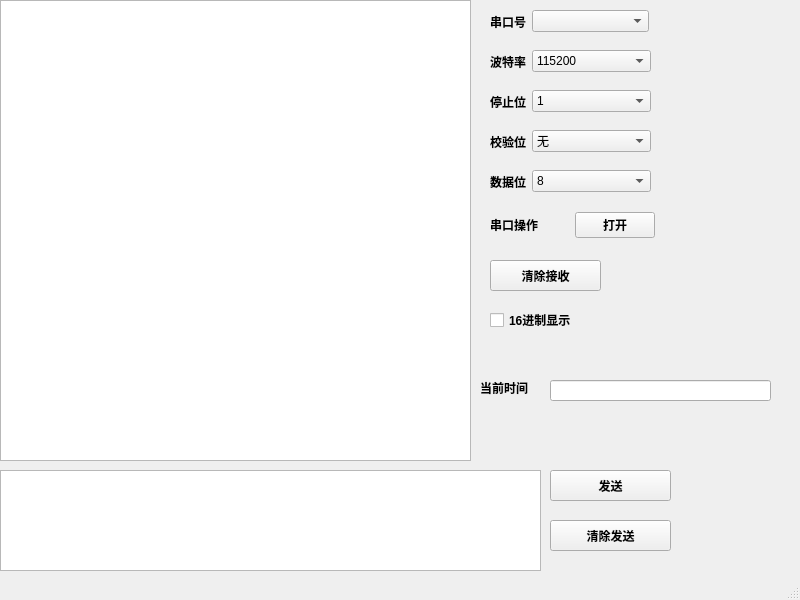
<?xml version="1.0" encoding="UTF-8"?>
<ui version="4.0">
 <class>MainWindow</class>
 <widget class="QMainWindow" name="MainWindow">
  <property name="geometry">
   <rect>
    <x>0</x>
    <y>0</y>
    <width>800</width>
    <height>600</height>
   </rect>
  </property>
  <property name="windowTitle">
   <string>MainWindow</string>
  </property>
  <widget class="QWidget" name="centralwidget">
   <widget class="QTextEdit" name="text_rev">
    <property name="geometry">
     <rect>
      <x>0</x>
      <y>0</y>
      <width>471</width>
      <height>461</height>
     </rect>
    </property>
   </widget>
   <widget class="QTextEdit" name="text_send">
    <property name="geometry">
     <rect>
      <x>0</x>
      <y>470</y>
      <width>541</width>
      <height>101</height>
     </rect>
    </property>
   </widget>
   <widget class="QPushButton" name="btn_send">
    <property name="geometry">
     <rect>
      <x>550</x>
      <y>470</y>
      <width>121</width>
      <height>31</height>
     </rect>
    </property>
    <property name="font">
     <font>
      <weight>75</weight>
      <bold>true</bold>
     </font>
    </property>
    <property name="text">
     <string>发送</string>
    </property>
   </widget>
   <widget class="QPushButton" name="btn_clean">
    <property name="geometry">
     <rect>
      <x>550</x>
      <y>520</y>
      <width>121</width>
      <height>31</height>
     </rect>
    </property>
    <property name="font">
     <font>
      <weight>75</weight>
      <bold>true</bold>
     </font>
    </property>
    <property name="text">
     <string>清除发送</string>
    </property>
   </widget>
   <widget class="QPushButton" name="btn_rev_clean">
    <property name="geometry">
     <rect>
      <x>490</x>
      <y>260</y>
      <width>111</width>
      <height>31</height>
     </rect>
    </property>
    <property name="font">
     <font>
      <weight>75</weight>
      <bold>true</bold>
     </font>
    </property>
    <property name="text">
     <string>清除接收</string>
    </property>
   </widget>
   <widget class="QWidget" name="layoutWidget">
    <property name="geometry">
     <rect>
      <x>490</x>
      <y>170</y>
      <width>161</width>
      <height>23</height>
     </rect>
    </property>
    <layout class="QHBoxLayout" name="horizontalLayout_6">
     <item>
      <widget class="QLabel" name="serial_data">
       <property name="sizePolicy">
        <sizepolicy hsizetype="Preferred" vsizetype="Preferred">
         <horstretch>0</horstretch>
         <verstretch>1</verstretch>
        </sizepolicy>
       </property>
       <property name="font">
        <font>
         <weight>75</weight>
         <bold>true</bold>
        </font>
       </property>
       <property name="text">
        <string>数据位</string>
       </property>
      </widget>
     </item>
     <item>
      <widget class="QComboBox" name="cboxdata">
       <property name="sizePolicy">
        <sizepolicy hsizetype="Preferred" vsizetype="Fixed">
         <horstretch>1</horstretch>
         <verstretch>1</verstretch>
        </sizepolicy>
       </property>
       <item>
        <property name="text">
         <string>8</string>
        </property>
       </item>
       <item>
        <property name="text">
         <string>5</string>
        </property>
       </item>
       <item>
        <property name="text">
         <string>6</string>
        </property>
       </item>
       <item>
        <property name="text">
         <string>7</string>
        </property>
       </item>
      </widget>
     </item>
    </layout>
   </widget>
   <widget class="QCheckBox" name="checkBox_16bin">
    <property name="geometry">
     <rect>
      <x>490</x>
      <y>310</y>
      <width>111</width>
      <height>20</height>
     </rect>
    </property>
    <property name="font">
     <font>
      <weight>75</weight>
      <bold>true</bold>
     </font>
    </property>
    <property name="text">
     <string>16进制显示</string>
    </property>
   </widget>
   <widget class="QLineEdit" name="time_show">
    <property name="geometry">
     <rect>
      <x>550</x>
      <y>380</y>
      <width>221</width>
      <height>21</height>
     </rect>
    </property>
   </widget>
   <widget class="QLabel" name="labeltime">
    <property name="geometry">
     <rect>
      <x>480</x>
      <y>380</y>
      <width>72</width>
      <height>16</height>
     </rect>
    </property>
    <property name="font">
     <font>
      <weight>75</weight>
      <bold>true</bold>
     </font>
    </property>
    <property name="text">
     <string>当前时间</string>
    </property>
   </widget>
   <widget class="QWidget" name="">
    <property name="geometry">
     <rect>
      <x>490</x>
      <y>10</y>
      <width>159</width>
      <height>23</height>
     </rect>
    </property>
    <layout class="QHBoxLayout" name="horizontalLayout">
     <item>
      <widget class="QLabel" name="serial_port">
       <property name="font">
        <font>
         <weight>75</weight>
         <bold>true</bold>
        </font>
       </property>
       <property name="text">
        <string>串口号</string>
       </property>
      </widget>
     </item>
     <item>
      <widget class="QComboBox" name="cboxport">
       <property name="sizePolicy">
        <sizepolicy hsizetype="Preferred" vsizetype="Fixed">
         <horstretch>1</horstretch>
         <verstretch>0</verstretch>
        </sizepolicy>
       </property>
      </widget>
     </item>
    </layout>
   </widget>
   <widget class="QWidget" name="">
    <property name="geometry">
     <rect>
      <x>490</x>
      <y>50</y>
      <width>161</width>
      <height>23</height>
     </rect>
    </property>
    <layout class="QHBoxLayout" name="horizontalLayout_2">
     <item>
      <widget class="QLabel" name="serial_baund">
       <property name="font">
        <font>
         <weight>75</weight>
         <bold>true</bold>
        </font>
       </property>
       <property name="text">
        <string>波特率</string>
       </property>
      </widget>
     </item>
     <item>
      <widget class="QComboBox" name="cboxbaund">
       <property name="sizePolicy">
        <sizepolicy hsizetype="Preferred" vsizetype="Fixed">
         <horstretch>1</horstretch>
         <verstretch>0</verstretch>
        </sizepolicy>
       </property>
       <item>
        <property name="text">
         <string>115200</string>
        </property>
       </item>
       <item>
        <property name="text">
         <string>9600</string>
        </property>
       </item>
       <item>
        <property name="text">
         <string>19200</string>
        </property>
       </item>
      </widget>
     </item>
    </layout>
   </widget>
   <widget class="QWidget" name="">
    <property name="geometry">
     <rect>
      <x>490</x>
      <y>90</y>
      <width>161</width>
      <height>23</height>
     </rect>
    </property>
    <layout class="QHBoxLayout" name="horizontalLayout_3">
     <item>
      <widget class="QLabel" name="serial_stop">
       <property name="font">
        <font>
         <weight>75</weight>
         <bold>true</bold>
        </font>
       </property>
       <property name="text">
        <string>停止位</string>
       </property>
      </widget>
     </item>
     <item>
      <widget class="QComboBox" name="cboxstop">
       <property name="sizePolicy">
        <sizepolicy hsizetype="Preferred" vsizetype="Fixed">
         <horstretch>1</horstretch>
         <verstretch>0</verstretch>
        </sizepolicy>
       </property>
       <item>
        <property name="text">
         <string>1</string>
        </property>
       </item>
       <item>
        <property name="text">
         <string>1.5</string>
        </property>
       </item>
       <item>
        <property name="text">
         <string>2</string>
        </property>
       </item>
      </widget>
     </item>
    </layout>
   </widget>
   <widget class="QWidget" name="">
    <property name="geometry">
     <rect>
      <x>490</x>
      <y>130</y>
      <width>161</width>
      <height>23</height>
     </rect>
    </property>
    <layout class="QHBoxLayout" name="horizontalLayout_4">
     <item>
      <widget class="QLabel" name="serial_parity">
       <property name="font">
        <font>
         <weight>75</weight>
         <bold>true</bold>
        </font>
       </property>
       <property name="text">
        <string>校验位</string>
       </property>
      </widget>
     </item>
     <item>
      <widget class="QComboBox" name="cboxparity">
       <property name="sizePolicy">
        <sizepolicy hsizetype="Preferred" vsizetype="Fixed">
         <horstretch>1</horstretch>
         <verstretch>0</verstretch>
        </sizepolicy>
       </property>
       <item>
        <property name="text">
         <string>无</string>
        </property>
       </item>
       <item>
        <property name="text">
         <string>奇校验</string>
        </property>
       </item>
       <item>
        <property name="text">
         <string>偶校验</string>
        </property>
       </item>
      </widget>
     </item>
    </layout>
   </widget>
   <widget class="QWidget" name="">
    <property name="geometry">
     <rect>
      <x>490</x>
      <y>210</y>
      <width>165</width>
      <height>30</height>
     </rect>
    </property>
    <layout class="QHBoxLayout" name="horizontalLayout_5">
     <item>
      <widget class="QLabel" name="serial_open">
       <property name="font">
        <font>
         <weight>75</weight>
         <bold>true</bold>
        </font>
       </property>
       <property name="text">
        <string>串口操作</string>
       </property>
      </widget>
     </item>
     <item>
      <widget class="QPushButton" name="btn_open">
       <property name="font">
        <font>
         <weight>75</weight>
         <bold>true</bold>
        </font>
       </property>
       <property name="text">
        <string>打开</string>
       </property>
      </widget>
     </item>
    </layout>
   </widget>
  </widget>
  <widget class="QMenuBar" name="menubar">
   <property name="geometry">
    <rect>
     <x>0</x>
     <y>0</y>
     <width>800</width>
     <height>26</height>
    </rect>
   </property>
  </widget>
  <widget class="QStatusBar" name="statusbar"/>
 </widget>
 <resources/>
 <connections/>
</ui>
